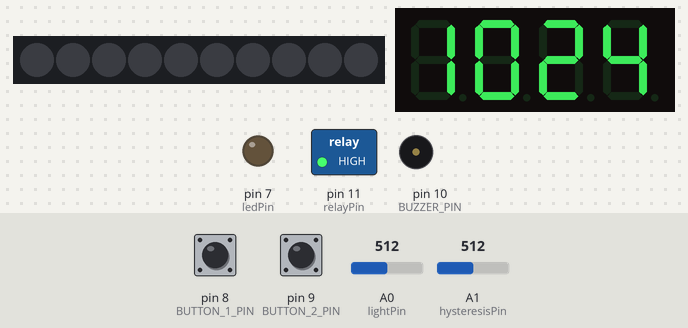
A sketch run on a simulated Arduino Uno, built with avr-gcc and run on an emulated ATmega328P. Shown: 10 RGB LEDs in strip order, left to right, 4-digit seven-segment display, switched loads named in the sketch (green lamp = pin HIGH), output pins drawn as LEDs (lit = HIGH), buzzer (waves = sounding, pin HIGH). The test bench sets the inputs (shaded band); at power-on: A0 (lightPin) = 512, pin 8 (BUTTON_1_PIN) HIGH, pin 9 (BUTTON_2_PIN) HIGH, A1 (hysteresisPin) = 512. Dim RGB values are drawn brighter than linear; the local clock reads 2024-03-15 10:24:30 at power-on unless the sketch sets it; random numbers use the default seed unless the sketch sets one.

Above: at 1.2 s.
1.3 s: A0 (lightPin) set to 267
3.5 s: A0 (lightPin) set to 237
At 4.23 s:
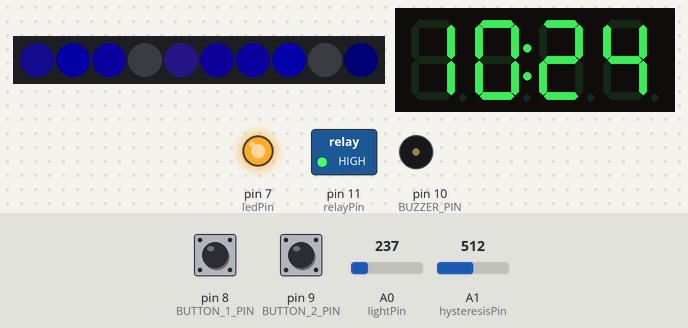
5.2 s: pin 8 (BUTTON_1_PIN) pulled LOW for 1 s
At 6.2 s:
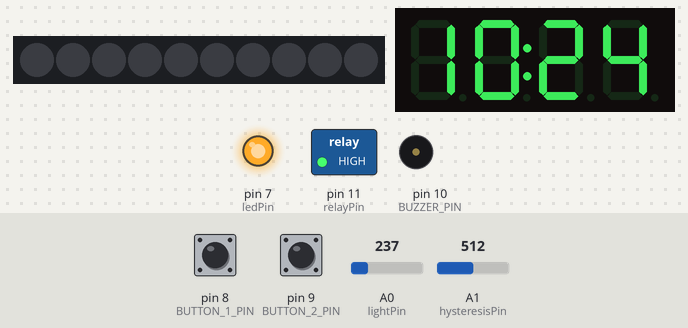
7.7 s: pin 8 (BUTTON_1_PIN) pulled LOW for 0.15 s
At 8.3 s:
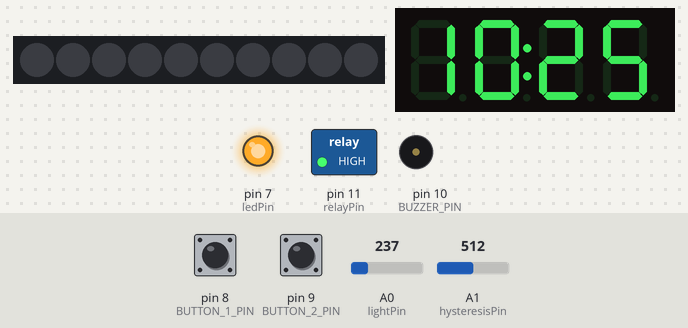
9.3 s: A0 (lightPin) set to 757
10.8 s: A0 (lightPin) set to 778
At 12.2 s:
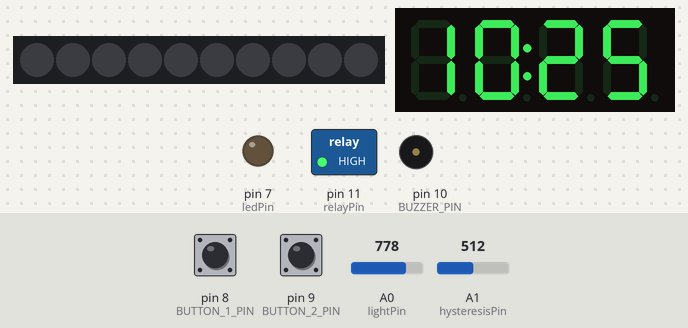
Timing chart, 0 to 13.8 s (numbered marks = the images above; inputs shaded):
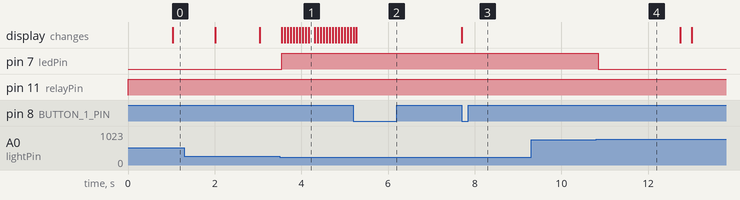

The sketch:

Fontein.ino
```cpp
#include <Adafruit_NeoPixel.h>
#include <Wire.h>
#include <Adafruit_GFX.h>
#include <limits.h>
#include <Adafruit_LEDBackpack.h>
#include <RTClib.h>

// light sensor
const int lightPin = A0;
const int hysteresisPin = A1;
const int ledPin = 7;

const int LIGHT_THRESHOLD = 512;

bool dark = false;

// relay
const int relayPin = 11;

// neopixels
const int pixelPin = 6;
const int pixelCount = 10;

Adafruit_NeoPixel strip(pixelCount, pixelPin, NEO_GRB + NEO_KHZ800);

int b[pixelCount];

// clock, display and RTC

Adafruit_7segment matrix = Adafruit_7segment();

const int I2C_7SEGMENT = 0x70;
const int BUTTON_1_PIN = 8;
const int BUTTON_2_PIN = 9;
const int BUZZER_PIN = 10;

RTC_DS1307 rtc = RTC_DS1307();

int hours;
int minutes;

struct BUTTON_STATE {
  int activeState; // active or inactive
  int holdState; // if active, normal or hold
  unsigned long activeEntered;
  unsigned long lastIncrementedDuringHold;
};

BUTTON_STATE buttonsState = { HIGH, HIGH, 0L, 0L };
unsigned long lastTriggerShowBufferTime = LONG_MIN;

inline int positive_modulo(int i, int n) {
    return (i % n + n) % n;
}

void drawHoursMinutes(int hours, int minutes) {
  matrix.writeDigitNum(0, hours / 10, false);
  matrix.writeDigitNum(1, hours % 10, false);
  matrix.writeDigitNum(3, minutes / 10, false);
  matrix.writeDigitNum(4, minutes % 10, false);
}

void setup() {
  Serial.begin(115200);

  pinMode(ledPin, OUTPUT);
  dark = analogRead(lightPin) < LIGHT_THRESHOLD;

  strip.begin();
  strip.show();
  strip.setBrightness(50);
  for (int i=0; i < pixelCount; i++) {
    b[i] = random(256);
  }

  pinMode(relayPin, OUTPUT);

  matrix.begin(0x70);
  matrix.setBrightness(5);
  pinMode(BUTTON_1_PIN, INPUT_PULLUP);
  pinMode(BUTTON_2_PIN, INPUT_PULLUP);
  pinMode(BUZZER_PIN, OUTPUT);
  rtc.begin();
}

void loop() {

  int light = analogRead(lightPin);
  int hysteresis = analogRead(hysteresisPin);

  if (dark) {
    if (light > LIGHT_THRESHOLD + (hysteresis / 2)) {
      dark = false;
      // DEBUG
      // Serial.print("went light ");
    }
  } else {
    if (light < LIGHT_THRESHOLD - (hysteresis / 2)) {
      dark = true;
      // DEBUG
      // Serial.print("went dark ");
    }
  }

  // DEBUG
  //Serial.print(hysteresis);
  //Serial.print(" ");
  //Serial.println(light);

  // get input and current time
  int button1 = digitalRead(BUTTON_1_PIN);
  int button2 = digitalRead(BUTTON_2_PIN);
  unsigned long currentMillis = millis();
  DateTime now = rtc.now();

  bool setRTC = false;

  // are we displaying actual clock time or buffer?
  boolean showBufferTime = (currentMillis - lastTriggerShowBufferTime) < 5000;

  // the most complicated part: the key processing state machine
  if (buttonsState.activeState == HIGH) {
    // current state: INACTIVE (clock is running)

    if (button1 == LOW) {
      // going to ACTIVE (setting time, not yet 'holding')

      // ACTION

      // init clock-setbuffer from RTC
      hours = now.hour();
      minutes = now.minute();

      if (showBufferTime) {
        // if already showing the buffer, increment of decrement it
        minutes = minutes + 1;
      } else {
            //... otherwise, 'eat' this press to display the buffer
        showBufferTime = true;
      }

      // SHIFT STATE
      buttonsState.activeState = LOW;
      buttonsState.holdState = HIGH;
      buttonsState.activeEntered = currentMillis;
      lastTriggerShowBufferTime = currentMillis;
    }
  } else if (buttonsState.activeState == LOW) {
    // ACTIVE or ACTIVE HOLD
    if (button1 == HIGH) {
      // going to INACTIVE

      // ACTION
      setRTC = true;

      // SHIFT STATE
      buttonsState.activeState = HIGH;


    } else {
      if (buttonsState.holdState == HIGH) {
        // ACTIVE, but not (yet) holding
        if ((currentMillis - buttonsState.activeEntered) > 2000) {
          // but now HOLDING, as 2000 millisecs elapsed since first press
          buttonsState.holdState = LOW;
        }
      } else {
        // ACTIVE HOLDING, increment or decrement with 30 minutes every 500 millieseconds
        if ((currentMillis - buttonsState.lastIncrementedDuringHold) > 500) {

          // ACTION
          minutes += 30;

          // SHIFT STATE
          buttonsState.lastIncrementedDuringHold = currentMillis;
          lastTriggerShowBufferTime = currentMillis;
        }
      }
    }
  }

  // correct buffer from over-/underflow
  // TODO: use positive_modulo
  if (minutes < 0) {
    hours--;
    minutes += 60;
  }

  hours += (minutes / 60);
  minutes = minutes % 60;

  // TODO: use positive_modulo
  hours = hours % 24;
  if (hours < 0) {
    hours += 24;
  }

  // set RTC from buffer
  if (setRTC) {
    // we actually don't care about the date
    rtc.adjust(DateTime(2020, 1, 1, hours, minutes, 0));
  }

  // update display
  if (showBufferTime) {
    drawHoursMinutes(hours, minutes);
    matrix.drawColon(true);
  } else {
    drawHoursMinutes(now.hour(), now.minute());
    matrix.drawColon(now.second() % 2 == 0);
  }

  // DEBUG
  // Serial.print(now.hour()); Serial.print(":"); Serial.println(now.minute());

  matrix.writeDisplay();

  if (dark && !showBufferTime && (now.hour() >= 6) ) {
    neoPixelStep();
  } else {
    strip.clear();
    strip.show();
  }

  digitalWrite(ledPin, dark );
  digitalWrite(relayPin, true);

  delay(50);
}

void neoPixelStep() {
  for (int i = 0; i<pixelCount; i++) {
    strip.setPixelColor(i, strip.gamma32(strip.ColorHSV(180*256, b[i], b[i])));

    b[i]--;
    if (b[i]<0) b[i] = random(256);
  }
  strip.show();
}
```

Measured:
- the behaviour switches between 256 and 255 on A0 (lightPin) (found by bisection; images 0 and 1)
- the behaviour switches between 768 and 769 on A0 (lightPin) (found by bisection; images 3 and 4)
- after the input at 3.5 s, pin 7 (ledPin): LOW → HIGH at once
- after the input at 7.7 s, the display: changes at once (image 3)
- after the input at 9.3 s, every drawn part: stays the same
- after the input at 10.8 s, pin 7 (ledPin): HIGH → LOW after 0.05 s
